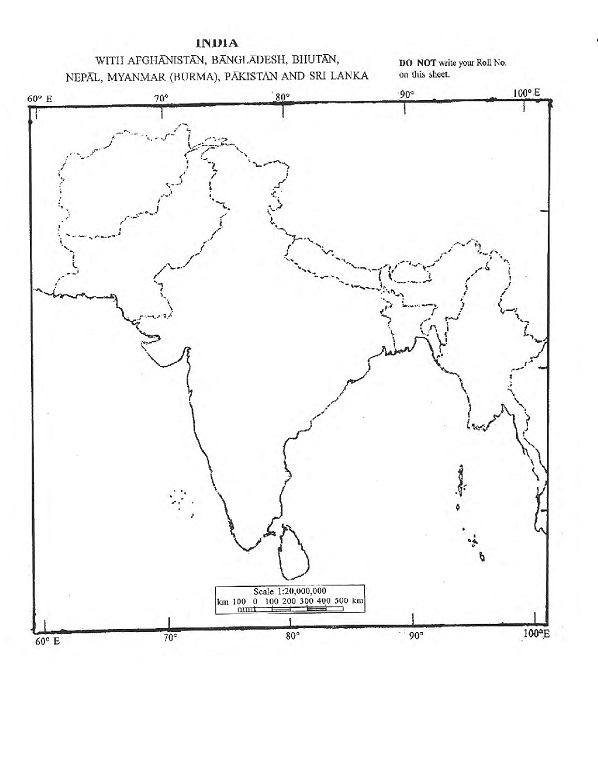
#> input picture Individual Map sites History Optional/Use this copy.jpg, 598 x 774 px; its folder holds only this picture in this run
$ python render_maps.py '../Individual Map sites History Optional/Use this copy.jpg'
#> lines starting #> are read from the running program, lines starting #| are printed output that depends on the picture; after the words box and inside, x2 and y2 are one past the last pixel; in counts of white or black regions, pixels touching at a corner belong together
"""Render one clean locator map per site from its coordinate.

    python3 pipeline/render_maps.py [--force] [--print]

The base map is currently derived from the scanned exam sheet: thresholded to
pure black-and-white to kill the scan grey, then resampled. That is good enough
to read a proof on a device, and it is a large improvement on the raw scans.

It is NOT what should ship. Before publication the base map must be redrawn
from open geodata, for two reasons: the scan is an exam answer sheet and carries
its furniture ('DO NOT write your Roll No.'), and a published map of India must
depict boundaries as officially defined. BASEMAP below is the single seam where
that swap happens — everything downstream works off coordinates, so replacing it
re-renders all 439 maps with no other change.
"""
from __future__ import annotations

import hashlib
import json
import sys
from pathlib import Path

import numpy as np
from PIL import Image, ImageDraw, ImageFilter

sys.path.insert(0, str(Path(__file__).parent))
from common import load_frontmatter  # noqa: E402
from dots import FRAME_X, FRAME_Y, LAT_ANCHOR_DEG, LAT_ANCHOR_PX, LAT_DEG_PER_PX, LON_RANGE  # noqa: E402

ROOT = Path(__file__).resolve().parent.parent
BASEMAP = ROOT / "Individual Map sites History Optional" / "Use this copy.jpg"
OUT = ROOT / "build" / "maps"
PRINT_OUT = ROOT / "build" / "maps-print"

SCALE = 2                     # 598x774 -> 1196x1548 before cropping
TARGET_W = 900                # full-bleed on a tablet without going soft
INK_THRESHOLD = 170
DOT_RGB = (176, 42, 34)
# Crop to the region the sites actually occupy (dots span x 58-460, y 140-556)
# plus a margin. This drops the exam header, the roll-number notice and the
# printed scale bar — none of which belong in a published book — and removes
# empty ocean that was making every map needlessly tall on the page.
# Sri Lanka's southern tip ends at y~580 and the printed scale bar begins at
# y=585, so 583 keeps every site and drops the exam furniture. Left and top sit
# just inside the neat-line (x=31.5, y=102.6) — which is not by itself enough to
# be rid of the frame, for the two reasons set out above without_frame().
CROP = (34, 107, 505, 583)

# --- print variant -------------------------------------------------------
# The PDF prints a locator at a full column, about 87 mm. This is a book about
# where places are, so the map is the argument and the dot is only a pointer
# into it: the dot is 1.3 mm, roughly 1.5% of the map's width, small enough to
# resolve a site against a state boundary rather than cover one.
#
# At 87 mm the 2x base is reproduced near 1:1, so there is no downsampling to
# dissolve a line and no dilation is wanted — proofing at size, one pass of
# dilation already thickens the coastline into a rope. What the scan does need
# is the grey pulled out of it, which is what the floor does.
PRINT_W = 950                 # ~280 dpi at 87 mm; the 2x base is 942 px wide
PRINT_DILATE = 0              # passes of MinFilter(3) at 2x, before resampling
PRINT_FLOOR = 150             # greys at or below this are pulled to solid black
PRINT_DOT = 0.009             # dot radius as a fraction of image width (~1.6mm)
PRINT_HALO = 0.45             # white ring around the dot, as a fraction of it
SS = 4                        # supersampling for the dot alone


# [6 lines left out: function to_pixel, not called in this run]


# Cropping alone does not get rid of the sheet's neat-line, for two reasons.
#
# The frame is thick and sits immediately outside the crop — 5 px of rule down
# columns 29-33, 8 rows of it across 99-106 — and both renderers resample the
# whole sheet *before* cropping, so LANCZOS carries that ink back across the
# boundary. Blanking everything outside the crop removes the source; nothing is
# lost, since it was going to be cropped away regardless.
#
# The graticule ticks then point inward, so part of the frame is genuinely
# inside the crop: a rule along its first row and four ticks hanging eleven rows
# below it at the 60/70/80/90° meridians. Measured off the sheet, row 12 down is
# clean, and the one coastline that reaches the left edge does so in column 1,
# so column 0 can go whole.
#
# At locator size this was a few grey specks. At cover size it reads as damage.
FRAME_TOP_ROWS = 12
FRAME_LEFT_COLS = 1


def without_frame(bw: np.ndarray) -> np.ndarray:
    """Keep the map inside the crop and nothing else, in basemap pixels."""
    top, left = CROP[1] + FRAME_TOP_ROWS, CROP[0] + FRAME_LEFT_COLS
    out = np.full_like(bw, 255)
    out[top:CROP[3], left:CROP[2]] = bw[top:CROP[3], left:CROP[2]]
    return out


def base_image() -> Image.Image:
    src = Image.open(BASEMAP).convert("L")
    arr = np.asarray(src).astype(np.uint8)
    bw = without_frame(np.where(arr < INK_THRESHOLD, 0, 255).astype(np.uint8))
#> in without_frame, `out[top:CROP[3], left:CROP[2]] = bw[top:CROP[3], left:CROP[2]]`:
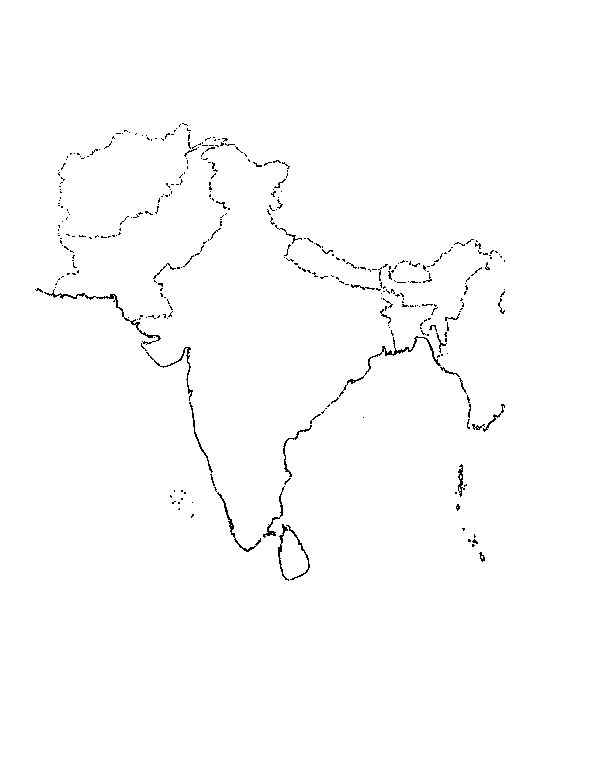
#> out: shape (774, 598); 99% white; black in thin lines or dots, all inside (x1, y1, x2, y2) = (35, 123, 505, 581)
    im = Image.fromarray(bw).resize((src.width * SCALE, src.height * SCALE), Image.LANCZOS)
    return im.point(lambda p: 0 if p < 160 else 255).convert("RGB")
#> returned value: PIL image 1196x1548 RGB; 99% white; 353 black regions (150 under 20 px), largest, box (x1, y1, x2, y2) and area: (88, 578, 322, 690) 1469, (678, 672, 882, 794) 1459, (434, 984, 522, 1104) 805


# [71 lines left out: functions render, print_palette, print_base, render_print, not called in this run]


def render_fingerprint(for_print: bool) -> str:
    """Hash every input that can change a rendered locator.

    Previously an existing PNG was reused forever unless the operator happened
    to remember ``--force``.  A corrected coordinate or renderer could therefore
    leave a stale map in the book.  The per-directory manifest makes reuse
    content-addressed while retaining the fast no-op path.
    """
    h = hashlib.sha256()
    h.update(Path(__file__).read_bytes())
    h.update(BASEMAP.read_bytes())
    h.update(b"print" if for_print else b"screen")
    return h.hexdigest()


def located_sites() -> list[dict]:
    """Every record with a coordinate, from the Markdown that is the source of truth.

    This read data/sites.json, a rebuilt index. The two agree on coordinates
    today and have already disagreed on thirteen names, so a corrected
    coordinate could have left a locator pinned at the old place.
    """
    sites = []
    for md in sorted((ROOT / "sites").rglob("*.md")):
        meta, _ = load_frontmatter(md.read_text(encoding="utf-8"))
        coords = meta.get("coords")
        if isinstance(coords, list) and len(coords) == 2:
            sites.append({"slug": md.stem, "coords": [float(coords[0]), float(coords[1])]})
    return sites


def main() -> int:
    force = "--force" in sys.argv
    for_print = "--print" in sys.argv
    sites = located_sites()
    out = PRINT_OUT if for_print else OUT
    out.mkdir(parents=True, exist_ok=True)
    base = print_base() if for_print else base_image()
    draw = render_print if for_print else render
    manifest_path = out / ".render-manifest.json"
    try:
        previous_manifest = json.loads(manifest_path.read_text(encoding="utf-8"))
    except (FileNotFoundError, json.JSONDecodeError):
        previous_manifest = {}
    renderer_hash = render_fingerprint(for_print)
    next_manifest: dict[str, str] = {}

    made = skipped = 0
    for s in sites:
        if not s["coords"]:
            continue
        dest = out / f"{s['slug']}.png"
        site_hash = hashlib.sha256(
            json.dumps(
                [renderer_hash, s["slug"], s["coords"]],
                ensure_ascii=False,
                separators=(",", ":"),
            ).encode("utf-8")
        ).hexdigest()
        next_manifest[s["slug"]] = site_hash
        if dest.exists() and not force and previous_manifest.get(s["slug"]) == site_hash:
            skipped += 1
            continue
        draw(base, s["coords"][0], s["coords"][1]).save(dest, optimize=True)
        made += 1
#> after the loop, made = 0; next_manifest = 0 items; skipped = 0

    # A renamed or deleted record used to leave its locator behind forever, and
    # a stale map is worse than a missing one: the book would print it.
    removed = 0
    for stale in out.glob("*.png"):
        if stale.stem not in next_manifest:
            stale.unlink()
            removed += 1

    manifest_path.write_text(
        json.dumps(next_manifest, indent=2, ensure_ascii=False) + "\n",
        encoding="utf-8", newline="\n",
    )

    total = sum(p.stat().st_size for p in out.glob("*.png"))
    print(f"rendered {made}, reused {skipped}, removed {removed}"
          f"{'  (print variant)' if for_print else ''}")
#| rendered 0, reused 0, removed 0
    print(f"maps on disk: {len(list(out.glob('*.png')))}  ({total/1e6:.1f} MB)")
    return 0


if __name__ == "__main__":
    raise SystemExit(main())
#> (the program exits here)
